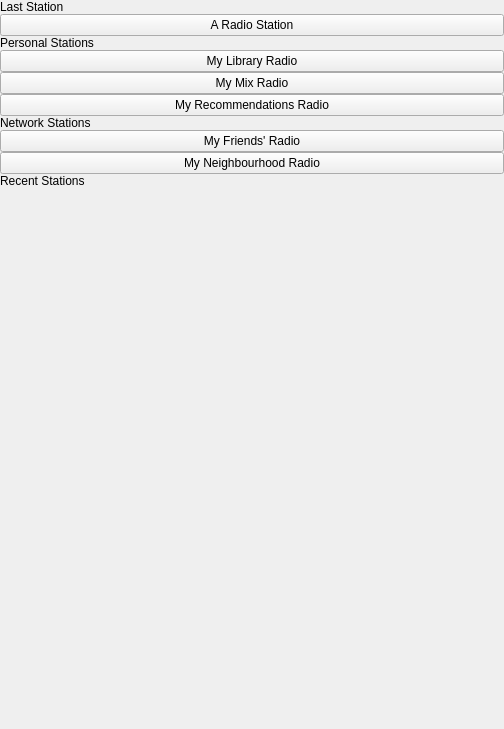
<?xml version="1.0" encoding="UTF-8"?>
<ui version="4.0">
 <class>RadioWidget</class>
 <widget class="QWidget" name="RadioWidget">
  <property name="geometry">
   <rect>
    <x>0</x>
    <y>0</y>
    <width>504</width>
    <height>729</height>
   </rect>
  </property>
  <property name="windowTitle">
   <string notr="true">Form</string>
  </property>
  <layout class="QVBoxLayout" name="verticalLayout">
   <property name="margin">
    <number>0</number>
   </property>
   <item>
    <widget class="unicorn::StackedWidget" name="stackedWidget">
     <widget class="QWidget" name="mainPage">
      <layout class="QVBoxLayout" name="verticalLayout_2">
       <property name="spacing">
        <number>0</number>
       </property>
       <property name="margin">
        <number>0</number>
       </property>
       <item>
        <widget class="QuickStartWidget" name="quickStartWidget">
         <property name="frameShape">
          <enum>QFrame::StyledPanel</enum>
         </property>
         <property name="frameShadow">
          <enum>QFrame::Raised</enum>
         </property>
        </widget>
       </item>
       <item>
        <widget class="QFrame" name="nowPlayingFrame">
         <property name="frameShape">
          <enum>QFrame::NoFrame</enum>
         </property>
         <property name="frameShadow">
          <enum>QFrame::Raised</enum>
         </property>
         <layout class="QVBoxLayout" name="verticalLayout_3">
          <property name="spacing">
           <number>0</number>
          </property>
          <property name="margin">
           <number>0</number>
          </property>
          <item>
           <widget class="QFrame" name="splitter_4">
            <property name="frameShape">
             <enum>QFrame::StyledPanel</enum>
            </property>
            <property name="frameShadow">
             <enum>QFrame::Raised</enum>
            </property>
           </widget>
          </item>
          <item>
           <widget class="QLabel" name="lastStationLabel">
            <property name="text">
             <string>Last Station</string>
            </property>
           </widget>
          </item>
          <item>
           <widget class="PlayableItemWidget" name="lastStation">
            <property name="text">
             <string>A Radio Station</string>
            </property>
           </widget>
          </item>
         </layout>
        </widget>
       </item>
       <item>
        <widget class="QFrame" name="splitter_3">
         <property name="frameShape">
          <enum>QFrame::StyledPanel</enum>
         </property>
         <property name="frameShadow">
          <enum>QFrame::Raised</enum>
         </property>
        </widget>
       </item>
       <item>
        <widget class="QLabel" name="personalLabel">
         <property name="text">
          <string>Personal Stations</string>
         </property>
        </widget>
       </item>
       <item>
        <widget class="QFrame" name="personalFrame">
         <property name="frameShape">
          <enum>QFrame::NoFrame</enum>
         </property>
         <property name="frameShadow">
          <enum>QFrame::Raised</enum>
         </property>
         <layout class="QVBoxLayout" name="verticalLayout_4">
          <property name="spacing">
           <number>0</number>
          </property>
          <property name="margin">
           <number>0</number>
          </property>
          <item>
           <widget class="PlayableItemWidget" name="library">
            <property name="text">
             <string notr="true">My Library Radio</string>
            </property>
           </widget>
          </item>
          <item>
           <widget class="PlayableItemWidget" name="mix">
            <property name="text">
             <string notr="true">My Mix Radio</string>
            </property>
           </widget>
          </item>
          <item>
           <widget class="PlayableItemWidget" name="rec">
            <property name="text">
             <string notr="true">My Recommendations Radio</string>
            </property>
           </widget>
          </item>
         </layout>
        </widget>
       </item>
       <item>
        <widget class="QFrame" name="splitter_2">
         <property name="frameShape">
          <enum>QFrame::StyledPanel</enum>
         </property>
         <property name="frameShadow">
          <enum>QFrame::Raised</enum>
         </property>
        </widget>
       </item>
       <item>
        <widget class="QLabel" name="networkLabel">
         <property name="text">
          <string>Network Stations</string>
         </property>
        </widget>
       </item>
       <item>
        <widget class="QFrame" name="networkFrame">
         <property name="frameShape">
          <enum>QFrame::NoFrame</enum>
         </property>
         <property name="frameShadow">
          <enum>QFrame::Raised</enum>
         </property>
         <layout class="QVBoxLayout" name="verticalLayout_6">
          <property name="spacing">
           <number>0</number>
          </property>
          <property name="margin">
           <number>0</number>
          </property>
          <item>
           <widget class="PlayableItemWidget" name="friends">
            <property name="text">
             <string notr="true">My Friends' Radio</string>
            </property>
           </widget>
          </item>
          <item>
           <widget class="PlayableItemWidget" name="neighbours">
            <property name="text">
             <string notr="true">My Neighbourhood Radio</string>
            </property>
           </widget>
          </item>
         </layout>
        </widget>
       </item>
       <item>
        <widget class="QFrame" name="splitter">
         <property name="frameShape">
          <enum>QFrame::StyledPanel</enum>
         </property>
         <property name="frameShadow">
          <enum>QFrame::Raised</enum>
         </property>
        </widget>
       </item>
       <item>
        <widget class="QLabel" name="recentLabel">
         <property name="text">
          <string>Recent Stations</string>
         </property>
        </widget>
       </item>
       <item>
        <widget class="QFrame" name="recentStations">
         <property name="frameShape">
          <enum>QFrame::NoFrame</enum>
         </property>
         <property name="frameShadow">
          <enum>QFrame::Raised</enum>
         </property>
         <layout class="QVBoxLayout" name="verticalLayout_5">
          <property name="spacing">
           <number>0</number>
          </property>
          <property name="margin">
           <number>0</number>
          </property>
         </layout>
        </widget>
       </item>
       <item>
        <spacer name="verticalSpacer">
         <property name="orientation">
          <enum>Qt::Vertical</enum>
         </property>
         <property name="sizeHint" stdset="0">
          <size>
           <width>20</width>
           <height>40</height>
          </size>
         </property>
        </spacer>
       </item>
      </layout>
     </widget>
     <widget class="QWidget" name="spinnerPage">
      <layout class="QVBoxLayout" name="verticalLayout_9">
       <item>
        <widget class="QLabel" name="spinner">
         <property name="text">
          <string notr="true">TextLabel</string>
         </property>
         <property name="alignment">
          <set>Qt::AlignCenter</set>
         </property>
        </widget>
       </item>
      </layout>
     </widget>
     <widget class="QWidget" name="nonSubPage">
      <layout class="QVBoxLayout" name="verticalLayout_7">
       <property name="margin">
        <number>0</number>
       </property>
       <item>
        <widget class="QFrame" name="nonSubFrame">
         <property name="frameShape">
          <enum>QFrame::NoFrame</enum>
         </property>
         <property name="frameShadow">
          <enum>QFrame::Raised</enum>
         </property>
         <layout class="QVBoxLayout" name="verticalLayout_8">
          <property name="margin">
           <number>0</number>
          </property>
          <item>
           <widget class="QLabel" name="title">
            <property name="text">
             <string>Subscribe to listen to radio</string>
            </property>
            <property name="wordWrap">
             <bool>true</bool>
            </property>
           </widget>
          </item>
          <item>
           <layout class="QHBoxLayout" name="horizontalLayout">
            <item>
             <spacer name="horizontalSpacer">
              <property name="orientation">
               <enum>Qt::Horizontal</enum>
              </property>
              <property name="sizeHint" stdset="0">
               <size>
                <width>40</width>
                <height>20</height>
               </size>
              </property>
             </spacer>
            </item>
            <item>
             <widget class="QLabel" name="headphones">
              <property name="text">
               <string notr="true">Headphones</string>
              </property>
              <property name="alignment">
               <set>Qt::AlignCenter</set>
              </property>
             </widget>
            </item>
            <item>
             <spacer name="horizontalSpacer_2">
              <property name="orientation">
               <enum>Qt::Horizontal</enum>
              </property>
              <property name="sizeHint" stdset="0">
               <size>
                <width>40</width>
                <height>20</height>
               </size>
              </property>
             </spacer>
            </item>
           </layout>
          </item>
          <item>
           <widget class="QLabel" name="description">
            <property name="text">
             <string>You need to be a Last.fm subscriber to listen to radio in this app. Subscribe now to start listening and take advantage of other great benefits too!</string>
            </property>
            <property name="wordWrap">
             <bool>true</bool>
            </property>
           </widget>
          </item>
          <item>
           <widget class="PushButton" name="subscribe">
            <property name="text">
             <string>Subscribe to Last.fm</string>
            </property>
           </widget>
          </item>
          <item>
           <widget class="PushButton" name="listen">
            <property name="text">
             <string>Listen free on www.last.fm</string>
            </property>
           </widget>
          </item>
          <item>
           <spacer name="verticalSpacer_2">
            <property name="orientation">
             <enum>Qt::Vertical</enum>
            </property>
            <property name="sizeHint" stdset="0">
             <size>
              <width>20</width>
              <height>40</height>
             </size>
            </property>
           </spacer>
          </item>
         </layout>
        </widget>
       </item>
      </layout>
     </widget>
    </widget>
   </item>
  </layout>
 </widget>
 <customwidgets>
  <customwidget>
   <class>QuickStartWidget</class>
   <extends>QFrame</extends>
   <header>../Widgets/QuickStartWidget.h</header>
   <container>1</container>
  </customwidget>
  <customwidget>
   <class>PlayableItemWidget</class>
   <extends>QPushButton</extends>
   <header>../Widgets/PlayableItemWidget.h</header>
  </customwidget>
  <customwidget>
   <class>unicorn::StackedWidget</class>
   <extends>QStackedWidget</extends>
   <header>lib/unicorn/widgets/StackedWidget.h</header>
   <container>1</container>
  </customwidget>
  <customwidget>
   <class>PushButton</class>
   <extends>QPushButton</extends>
   <header>../Widgets/PushButton.h</header>
  </customwidget>
 </customwidgets>
 <resources/>
 <connections/>
</ui>
